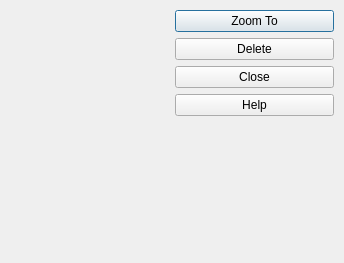
<ui version="4.0" >
 <author></author>
 <comment></comment>
 <exportmacro></exportmacro>
 <class>QgsBookmarksBase</class>
 <widget class="QDialog" name="QgsBookmarksBase" >
  <property name="geometry" >
   <rect>
    <x>0</x>
    <y>0</y>
    <width>344</width>
    <height>263</height>
   </rect>
  </property>
  <property name="windowTitle" >
   <string>Geospatial Bookmarks</string>
  </property>
  <layout class="QGridLayout" >
   <property name="margin" >
    <number>10</number>
   </property>
   <property name="spacing" >
    <number>6</number>
   </property>
   <item row="0" column="0" >
    <widget class="Q3ListView" name="lstBookmarks" >
     <column>
      <property name="text" >
       <string>Name</string>
      </property>
     </column>
     <column>
      <property name="text" >
       <string>Project</string>
      </property>
     </column>
     <column>
      <property name="text" >
       <string>Extent</string>
      </property>
     </column>
     <column>
      <property name="text" >
       <string>Id</string>
      </property>
     </column>
    </widget>
   </item>
   <item row="0" column="1" >
    <layout class="QVBoxLayout" >
     <property name="margin" >
      <number>0</number>
     </property>
     <property name="spacing" >
      <number>6</number>
     </property>
     <item>
      <widget class="QPushButton" name="btnZoomTo" >
       <property name="toolTip" >
        <string>Zoom to the currently selected bookmark</string>
       </property>
       <property name="text" >
        <string>Zoom To</string>
       </property>
      </widget>
     </item>
     <item>
      <widget class="QPushButton" name="btnDelete" >
       <property name="toolTip" >
        <string>Delete the currently selected bookmark</string>
       </property>
       <property name="text" >
        <string>Delete</string>
       </property>
      </widget>
     </item>
     <item>
      <widget class="QPushButton" name="btnClose" >
       <property name="toolTip" >
        <string>Close the dialog</string>
       </property>
       <property name="text" >
        <string>Close</string>
       </property>
      </widget>
     </item>
     <item>
      <widget class="QPushButton" name="btnHelp" >
       <property name="toolTip" >
        <string>Close the dialog</string>
       </property>
       <property name="text" >
        <string>Help</string>
       </property>
      </widget>
     </item>
     <item>
      <spacer>
       <property name="orientation" >
        <enum>Qt::Vertical</enum>
       </property>
       <property name="sizeType" >
        <enum>QSizePolicy::Expanding</enum>
       </property>
       <property name="sizeHint" >
        <size>
         <width>20</width>
         <height>100</height>
        </size>
       </property>
      </spacer>
     </item>
    </layout>
   </item>
  </layout>
 </widget>
 <layoutdefault spacing="6" margin="11" />
 <pixmapfunction>qPixmapFromMimeSource</pixmapfunction>
 <customwidgets>
  <customwidget>
   <class>Q3ListView</class>
   <extends></extends>
   <header>q3listview.h</header>
   <container>0</container>
   <pixmap></pixmap>
  </customwidget>
 </customwidgets>
 <resources/>
 <connections/>
</ui>
